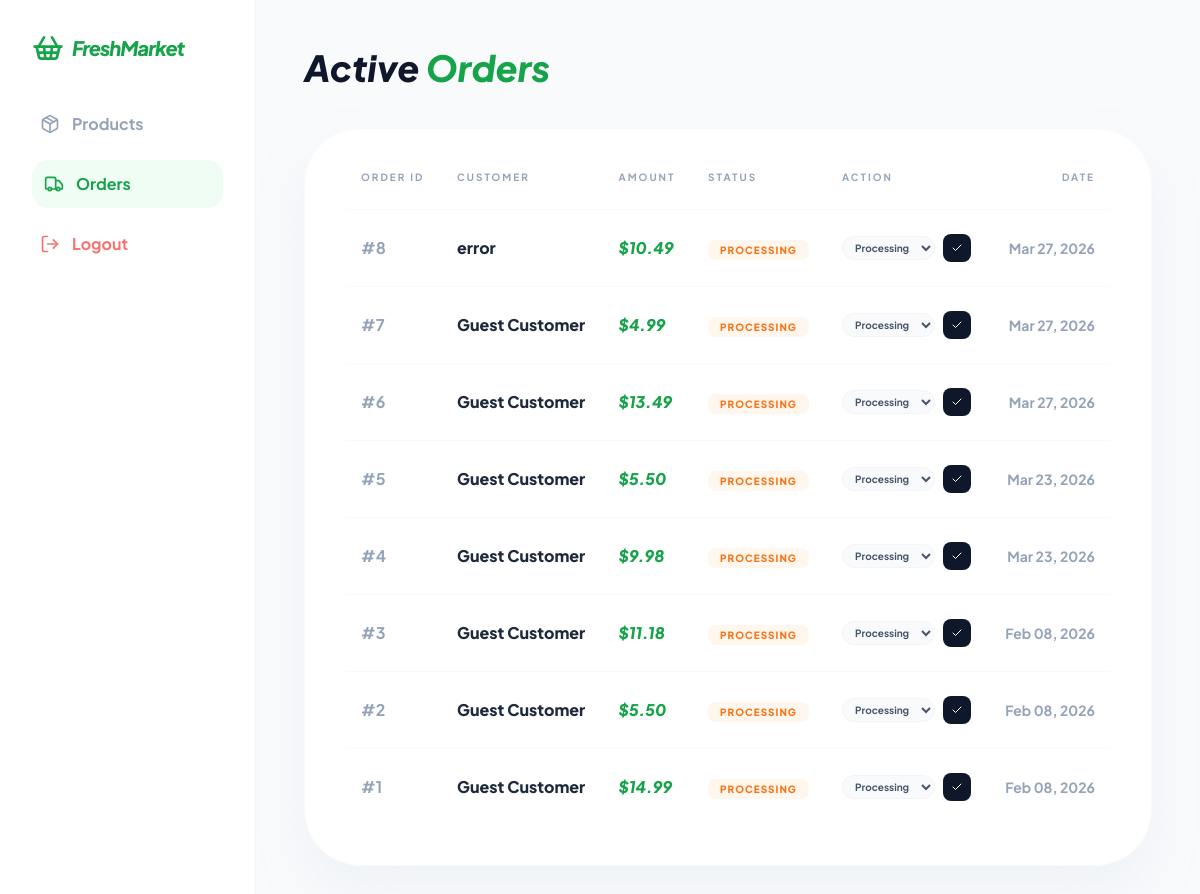
/orders.php (signed in), run on the app's committed database.
### tables this page shows
CREATE TABLE `orders` (
  `id` int(11) NOT NULL,
  `user_id` int(11) DEFAULT NULL,
  `customer_name` varchar(100) DEFAULT NULL,
  `total_amount` decimal(10,2) DEFAULT NULL,
  `status` varchar(50) DEFAULT 'Processing',
  `order_date` timestamp NOT NULL DEFAULT current_timestamp()
);

### orders.php (the view, shortened to what this page needs)
<?php
require_once 'db.php';
try {
    $stmt = $pdo->query("SELECT * FROM orders ORDER BY id DESC");
    $orders = $stmt->fetchAll();
} catch (PDOException $e) {
    die("Database Error: " . $e->getMessage());
}
?>
<!DOCTYPE html>
<html lang="en">
<head>
    <script src="https://cdn.tailwindcss.com"></script>
</head>
<body class="bg-[#f8fafc] flex min-h-screen">
    <aside class="w-64 bg-white border-r border-slate-100 p-8 hidden lg:block">
        <div class="mb-10 flex items-center gap-2 text-green-600">
            <i data-lucide="shopping-basket" class="w-8 h-8"></i>
            <span class="text-xl font-black italic tracking-tighter">FreshMarket</span>
        </div>
        <nav class="space-y-4">
            <a href="admin.php" class="flex items-center gap-3 text-slate-400 font-bold hover:text-green-600 p-2">
                <i data-lucide="package" class="w-5 h-5"></i> Products
            </a>
            <a href="orders.php" class="flex items-center gap-3 text-green-600 font-bold bg-green-50 p-3 rounded-2xl">
                <i data-lucide="truck" class="w-5 h-5"></i> Orders
            </a>
            <a href="logout.php" class="flex items-center gap-3 text-red-400 font-bold p-2 mt-10">
                <i data-lucide="log-out" class="w-5 h-5"></i> Logout
            </a>
        </nav>
    </aside>
    <main class="flex-grow p-12">
        <h1 class="text-4xl font-black text-slate-900 mb-10 italic">Active <span class="text-green-600">Orders</span></h1>
        <div class="bg-white rounded-[3.5rem] p-10 shadow-2xl shadow-slate-200/50 border border-slate-50">
            <table class="w-full text-left">
                <thead>
                    <tr class="text-slate-400 text-[10px] font-black uppercase tracking-[0.2em] border-b border-slate-50">
                        <th class="pb-6 px-4">Order ID</th>
                        <th class="pb-6 px-4">Customer</th>
                        <th class="pb-6 px-4">Amount</th>
                        <th class="pb-6 px-4">Status</th>
                        <th class="pb-6 px-4">Action</th>
                        <th class="pb-6 px-4 text-right">Date</th>
                    </tr>
                </thead>
                <tbody class="divide-y divide-slate-50">
                    <?php foreach($orders as $o): ?>
                    <tr class="hover:bg-slate-50/50 transition-colors group">
                        <td class="py-6 px-4 font-bold text-slate-400">#<?php echo $o['id']; ?></td>
                        <td class="py-6 px-4 font-black text-slate-800"><?php echo htmlspecialchars($o['customer_name']); ?></td>
                        <td class="py-6 px-4 font-black text-green-600 italic">$<?php echo number_format($o['total_amount'], 2); ?></td>
                        <td class="py-6 px-4">
                            <?php
                                $status = $o['status'] ?? 'Processing';
                                $badgeColor = ($status == 'Delivered') ? 'bg-green-100 text-green-700' : 'bg-orange-50 text-orange-500';
                            ?>
                            <span class="px-3 py-1 <?php echo $badgeColor; ?> text-[10px] font-black rounded-lg uppercase tracking-widest">
                                <?php echo $status; ?>
                            </span>
                        </td>
                        <td class="py-6 px-4">
                            <form method="POST" class="flex items-center gap-2">
                                <select name="status" class="bg-slate-50 border border-slate-100 rounded-xl px-2 py-1 text-[10px] font-bold text-slate-600 outline-none focus:ring-2 focus:ring-green-400">
                                    <option value="Processing" <?php if($status == 'Processing') echo 'selected'; ?>>Processing</option>
                                </select>
                                <button type="submit" name="update_status" class="p-2 bg-slate-900 text-white rounded-lg hover:bg-green-600 transition-colors">
                                    <i data-lucide="check" class="w-3 h-3"></i>
                                </button>
                            </form>
                        </td>
                        <td class="py-6 px-4 text-right text-slate-400 text-sm font-bold">
                            <?php echo date('M d, Y', strtotime($o['order_date'])); ?>
                        </td>
                    </tr>
                    <?php endforeach; ?>
                </tbody>
            </table>
        </div>
    </main>
</body>
</html>

### orders.php (style rules this page uses)
body { font-family: 'Plus Jakarta Sans', sans-serif; }

### data on the page
orders: id "8", customer_name "error", total_amount "10.49", status "PROCESSING", status "Processing", order_date "Mar 27, 2026"
orders: id "7", customer_name "Guest Customer", total_amount "4.99", status "PROCESSING", status "Processing", order_date "Mar 27, 2026"
orders: id "6", customer_name "Guest Customer", total_amount "13.49", status "PROCESSING", status "Processing", order_date "Mar 27, 2026"
orders: id "5", customer_name "Guest Customer", total_amount "5.50", status "PROCESSING", status "Processing", order_date "Mar 23, 2026"
orders: id "4", customer_name "Guest Customer", total_amount "9.98", status "PROCESSING", status "Processing", order_date "Mar 23, 2026"
orders: id "3", customer_name "Guest Customer", total_amount "11.18", status "PROCESSING", status "Processing", order_date "Feb 08, 2026"
orders: id "2", customer_name "Guest Customer", total_amount "5.50", status "PROCESSING", status "Processing", order_date "Feb 08, 2026"
orders: id "1", customer_name "Guest Customer", total_amount "14.99", status "PROCESSING", status "Processing", order_date "Feb 08, 2026"
